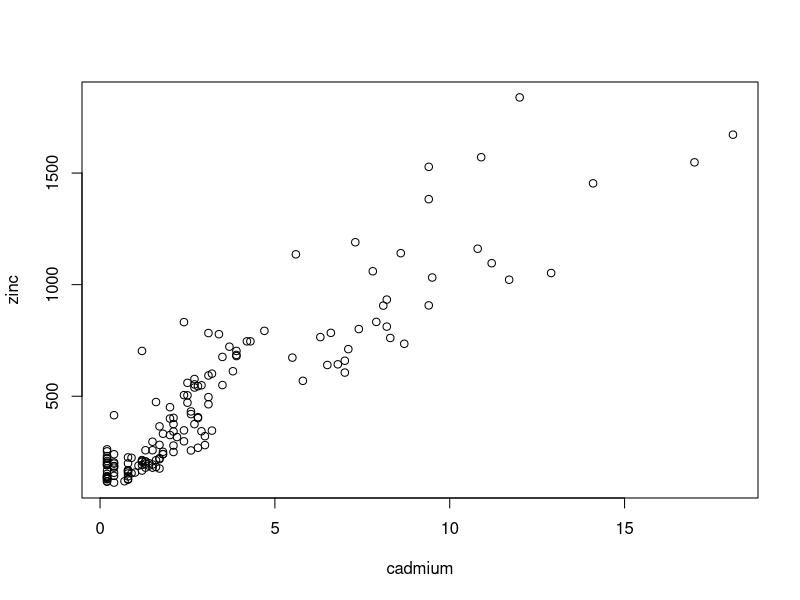
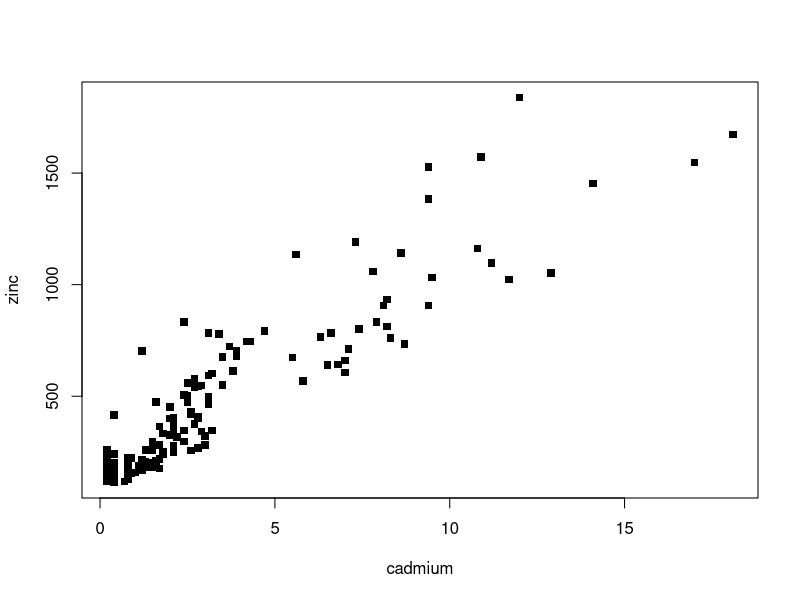
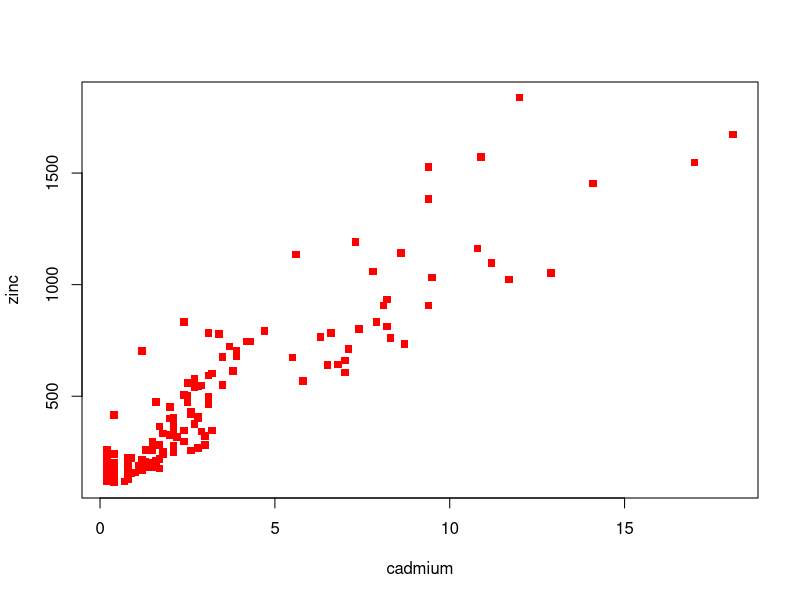
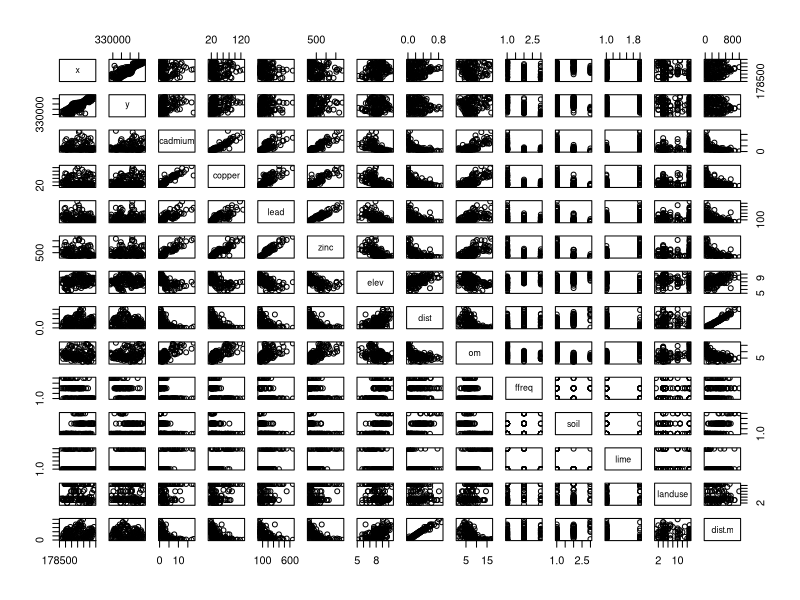
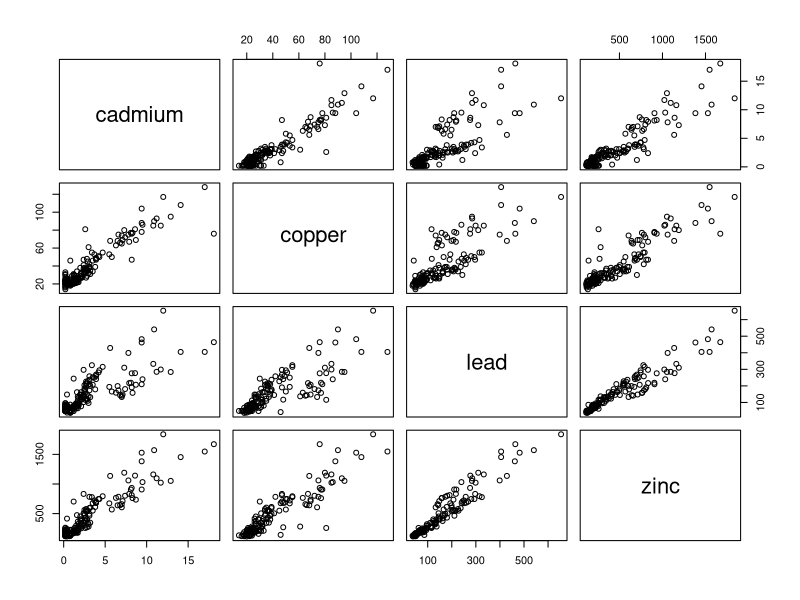
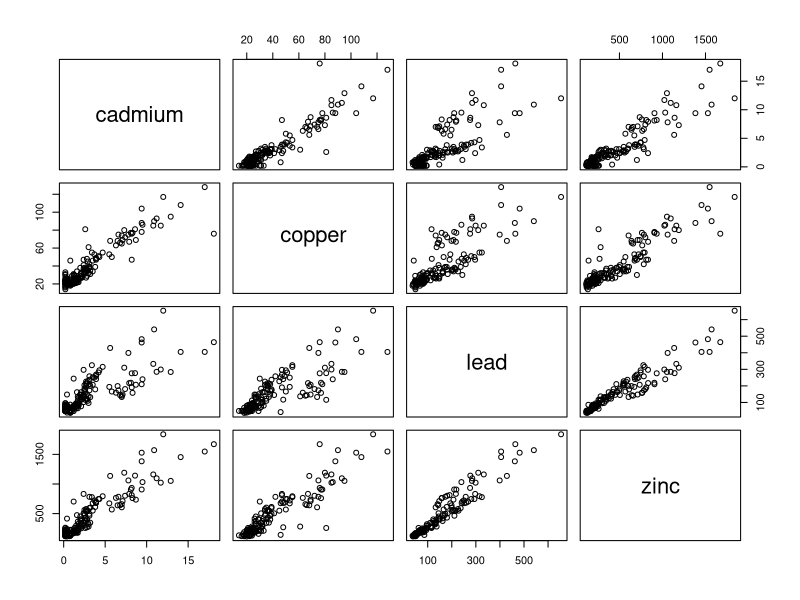
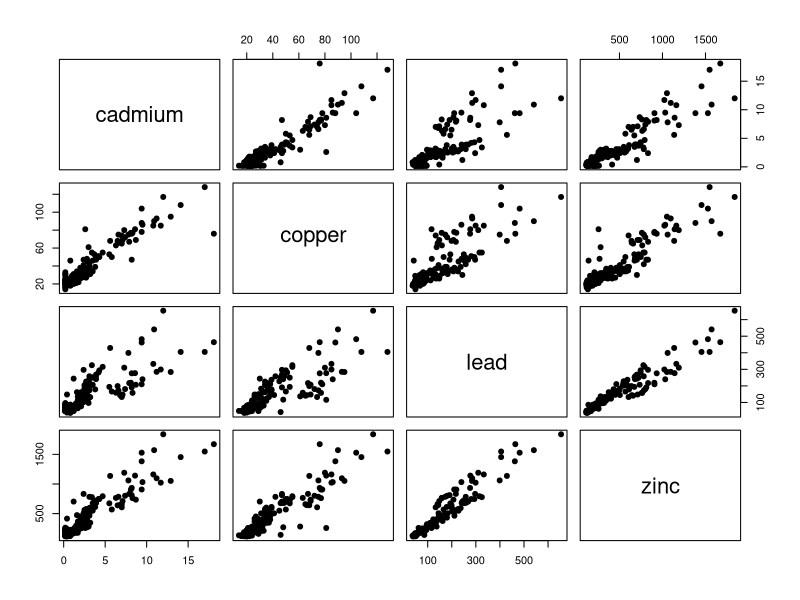
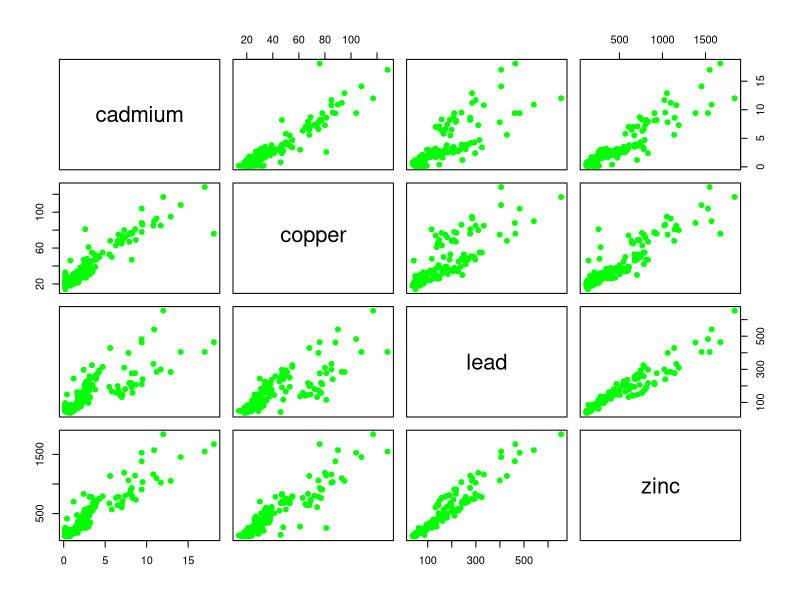

Generate these figures, in order, with R:
### Multipanel in R: the second lecture of monitoring Ecosystems

install.packages("sp")
install.packages("GGally")

library(sp)
library(GGally)

data(meuse)

attach(meuse)

head(meuse)

plot(cadmium,zinc)

plot(cadmium,zinc,pch=15)

plot(cadmium,zinc,pch=15,col="red")

pairs(meuse)

pairs(~cadmium+copper+lead+zinc,data=meuse)

pairs(meuse[,3:6])

pairs(meuse[,3:6],pch=19)

pairs(meuse[,3:6],pch=19,col="green")

pairs(meuse[,3:6],pch=19,col="green",cex=2)

# GGally package will prettify the graph
ggpairs(meuse[,3:6])
